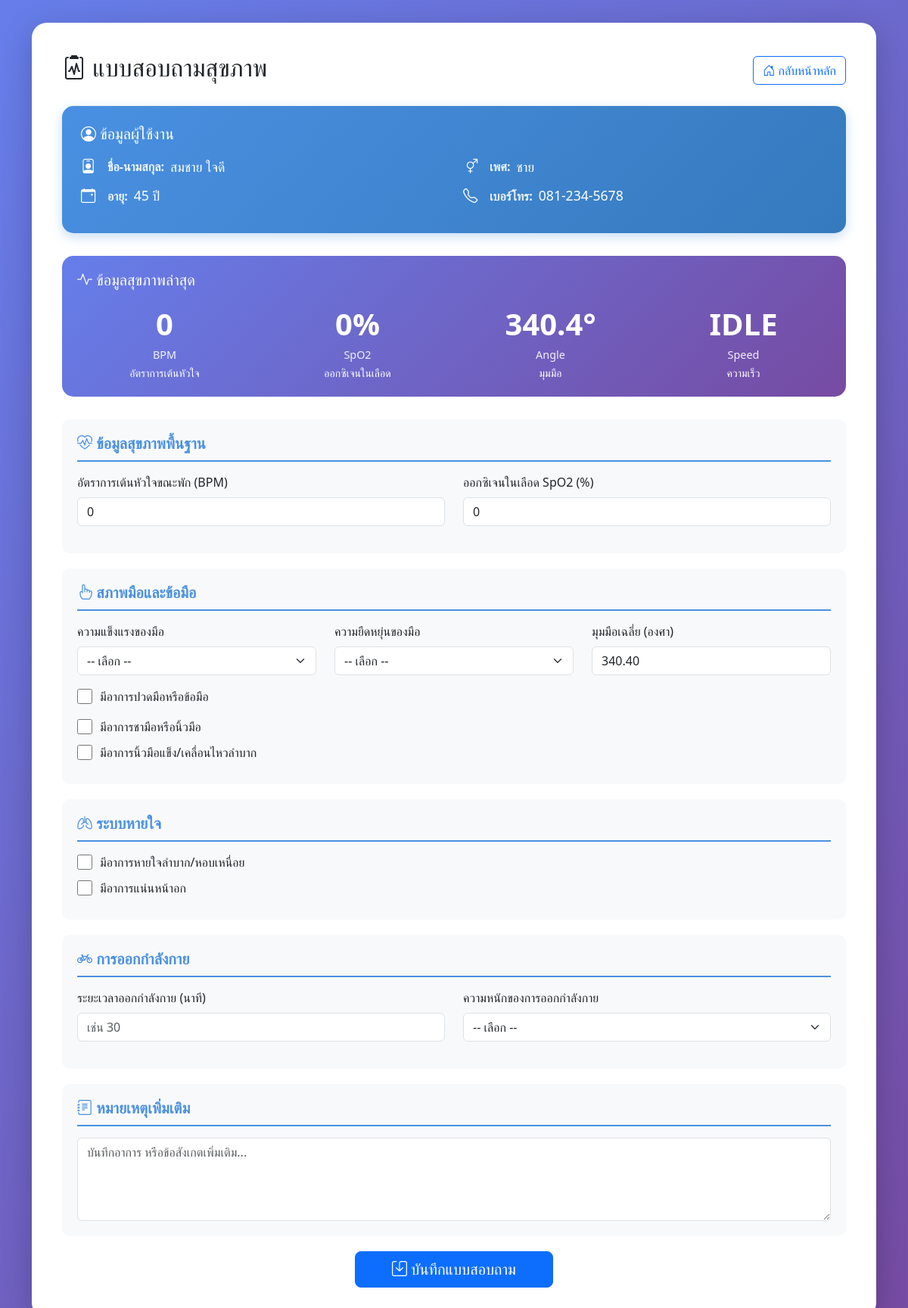
The page /health_survey.php (signed in) on the database its author committed.
### tables this page shows
CREATE TABLE `tb_user` (
  `user_id` int(11) NOT NULL,
  `result_health_survey` varchar(20) NOT NULL COMMENT '''ผลการประเมิน: LOW, MEDIUM, HIGH''',
  `exercise_intensity` varchar(20) NOT NULL COMMENT '''ระดับความแรง: LIGHT, MEDIUM, HIGH''',
  `rounds_per_minute` int(11) NOT NULL COMMENT '''จำนวนรอบต่อนาที''',
  `user_email` varchar(255) NOT NULL,
  `user_password` varchar(255) NOT NULL,
  `user_fname` varchar(100) NOT NULL,
  `user_lname` varchar(100) NOT NULL,
  `user_phon` varchar(20) DEFAULT NULL,
  `user_age` int(11) DEFAULT NULL,
  `user_sex` enum('Male','Female','Other') DEFAULT 'Male',
  `user_role` enum('patient','doctor','admin') DEFAULT 'patient',
  `created_at` timestamp NOT NULL DEFAULT current_timestamp(),
  `updated_at` timestamp NOT NULL DEFAULT current_timestamp() ON UPDATE current_timestamp()
);

CREATE TABLE `sensor_data` (
  `insert_id` int(11) NOT NULL,
  `user_id` int(11) NOT NULL COMMENT '`id`',
  `speed_type` varchar(10) NOT NULL COMMENT 'SLOW, MEDIUM, FAST',
  `acceleration` float NOT NULL COMMENT 'ค่าความเร่ง (m/s²)',
  `gyroscope` float NOT NULL COMMENT 'ค่าไจโรสโคป (rad/s)',
  `angle_z` float NOT NULL COMMENT 'มุม Z-axis (องศา)',
  `slow_count` int(11) DEFAULT 0 COMMENT 'จำนวนครั้งที่ตบแบบ SLOW',
  `medium_count` int(11) DEFAULT 0 COMMENT 'จำนวนครั้งที่ตบแบบ MEDIUM',
  `fast_count` int(11) DEFAULT 0 COMMENT 'จำนวนครั้งที่ตบแบบ FAST',
  `heart_rate` int(11) NOT NULL,
  `spo2` int(11) NOT NULL,
  `ir_value` int(11) NOT NULL,
  `sensor_datetime` timestamp NOT NULL DEFAULT current_timestamp() ON UPDATE current_timestamp(),
  `created_at` timestamp NOT NULL DEFAULT current_timestamp()
);

### health_survey.php (the view, shortened to what this page needs)
<?php
include 'db_connect.php';
$user_id = $_SESSION['user_id'];
$sql_user = "SELECT user_id, user_email, user_fname, user_lname, user_phon, user_age, user_sex, user_role FROM tb_user WHERE user_id = ?";
$stmt_user = $conn->prepare($sql_user);
$stmt_user->bind_param("i", $user_id);
$stmt_user->execute();
$result_user = $stmt_user->get_result();
$user_data = $result_user->fetch_assoc();
$latest_sensor = null;
$sql_latest = "SELECT * FROM sensor_data WHERE user_id = ? ORDER BY created_at DESC LIMIT 1";
$stmt_latest = $conn->prepare($sql_latest);
if ($stmt_latest) {
    if (strpos($sql_latest, '?') !== false) {
        $stmt_latest->bind_param("i", $user_id);
    }
    $stmt_latest->execute();
    $result_latest = $stmt_latest->get_result();
    $latest_sensor = $result_latest->fetch_assoc();
}
?>
<!DOCTYPE html>
<html lang="th">
<head>
    <link href="https://cdn.jsdelivr.net/npm/bootstrap@5.3.0/dist/css/bootstrap.min.css" rel="stylesheet">
    <link rel="stylesheet" href="https://cdn.jsdelivr.net/npm/bootstrap-icons@1.11.0/font/bootstrap-icons.css">
</head>
<body>
    <div class="container">
        <div class="survey-container">
            <div class="d-flex justify-content-between align-items-center mb-4">
                <h2><i class="bi bi-clipboard2-pulse"></i> แบบสอบถามสุขภาพ</h2>
                <a href="index.php" class="btn btn-outline-primary">
                    <i class="bi bi-house-door"></i> กลับหน้าหลัก
                </a>
            </div>
            <div class="user-info-card">
                <h5 class="mb-3"><i class="bi bi-person-circle"></i> ข้อมูลผู้ใช้งาน</h5>
                <?php if ($user_data): ?>
                <div class="row">
                    <div class="col-md-6">
                        <div class="user-info-item">
                            <i class="bi bi-person-badge"></i>
                            <span class="user-info-label">ชื่อ-นามสกุล:</span>
                            <span class="user-info-value">
                                <?= !empty($user_data['user_fname']) ? htmlspecialchars($user_data['user_fname']) : '-' ?>
                                <?= !empty($user_data['user_lname']) ? htmlspecialchars($user_data['user_lname']) : '' ?>
                            </span>
                        </div>
                        <div class="user-info-item">
                            <i class="bi bi-calendar-event"></i>
                            <span class="user-info-label">อายุ:</span>
                            <span class="user-info-value">
                                <?= !empty($user_data['user_age']) ? htmlspecialchars($user_data['user_age']) : '-' ?> ปี
                            </span>
                        </div>
                    </div>
                    <div class="col-md-6">
                        <div class="user-info-item">
                            <i class="bi bi-gender-ambiguous"></i>
                            <span class="user-info-label">เพศ:</span>
                            <span class="user-info-value">
                                <?php
                                    $gender = $user_data['user_sex'] ?? '';
                                    if ($gender == 'Male' || $gender == 'MALE' || $gender == 'male') {
                                        echo 'ชาย';
                                    } elseif ($gender == 'Female' || $gender == 'FEMALE' || $gender == 'female') {
                                        echo 'หญิง';
                                    } elseif ($gender == 'Other' || $gender == 'OTHER' || $gender == 'other') {
                                        echo 'อื่นๆ';
                                    } else {
                                        echo 'ไม่ระบุ';
                                    }
                                ?>
                            </span>
                        </div>
                        <div class="user-info-item">
                            <i class="bi bi-telephone"></i>
                            <span class="user-info-label">เบอร์โทร:</span>
                            <span class="user-info-value">
                                <?= !empty($user_data['user_phon']) ? htmlspecialchars($user_data['user_phon']) : '-' ?>
                            </span>
                        </div>
                    </div>
                </div>
                <?php else: ?>
                    <div class="alert alert-warning">
                        <i class="bi bi-exclamation-triangle"></i> ไม่พบข้อมูลผู้ใช้
                    </div>
                <?php endif; ?>
            </div>
            <?php if ($latest_sensor): ?>
            <div class="sensor-card">
                <h5 class="mb-3"><i class="bi bi-activity"></i> ข้อมูลสุขภาพล่าสุด</h5>
                <div class="row text-center">
                    <div class="col-md-3">
                        <div class="sensor-value"><?= $latest_sensor['heart_rate'] ?? '-' ?></div>
                        <div class="sensor-label">BPM</div>
                        <small>อัตราการเต้นหัวใจ</small>
                    </div>
                    <div class="col-md-3">
                        <div class="sensor-value"><?= $latest_sensor['spo2'] ?? '-' ?>%</div>
                        <div class="sensor-label">SpO2</div>
                        <small>ออกซิเจนในเลือด</small>
                    </div>
                    <div class="col-md-3">
                        <div class="sensor-value"><?= number_format($latest_sensor['angle_z'] ?? 0, 1) ?>°</div>
                        <div class="sensor-label">Angle</div>
                        <small>มุมมือ</small>
                    </div>
                    <div class="col-md-3">
                        <div class="sensor-value"><?= $latest_sensor['speed_type'] ?? '-' ?></div>
                        <div class="sensor-label">Speed</div>
                        <small>ความเร็ว</small>
                    </div>
                </div>
            </div>
            <?php else: ?>
            <div class="alert alert-info">
                <i class="bi bi-info-circle"></i> ยังไม่มีข้อมูลเซนเซอร์ กรุณาเริ่มใช้งานระบบ
            </div>
            <?php endif; ?>
            <form method="POST" action="">
                <div class="form-section">
                    <h5 class="section-title"><i class="bi bi-heart-pulse"></i> ข้อมูลสุขภาพพื้นฐาน</h5>
                    <div class="row">
                        <div class="col-md-6 mb-3">
                            <label class="form-label">อัตราการเต้นหัวใจขณะพัก (BPM)</label>
                            <input type="number" class="form-control" name="resting_heart_rate"
                                   value="<?= $latest_sensor['heart_rate'] ?? '' ?>" min="40" max="200">
                        </div>
                        <div class="col-md-6 mb-3">
                            <label class="form-label">ออกซิเจนในเลือด SpO2 (%)</label>
                            <input type="number" class="form-control" name="avg_spo2"
                                   value="<?= $latest_sensor['spo2'] ?? '' ?>" min="80" max="100">
                        </div>
                    </div>
                </div>
                <div class="form-section">
                    <h5 class="section-title"><i class="bi bi-hand-index"></i> สภาพมือและข้อมือ</h5>
                    <div class="row">
                        <div class="col-md-4 mb-3">
                            <label class="form-label">ความแข็งแรงของมือ</label>
                            <select class="form-select" name="hand_strength">
                                <option value="">-- เลือก --</option>
                            </select>
                        </div>
                        <div class="col-md-4 mb-3">
                            <label class="form-label">ความยืดหยุ่นของมือ</label>
                            <select class="form-select" name="hand_flexibility">
                                <option value="">-- เลือก --</option>
                            </select>
                        </div>
                        <div class="col-md-4 mb-3">
                            <label class="form-label">มุมมือเฉลี่ย (องศา)</label>
                            <input type="number" class="form-control" name="avg_hand_angle"
                                   value="<?= isset($latest_sensor['angle_z']) ? number_format($latest_sensor['angle_z'], 2) : '' ?>"
                                   step="0.01" min="0" max="360">
                        </div>
                    </div>
                    <div class="mb-3">
                        <div class="checkbox-custom">
                            <input type="checkbox" id="hand_pain" name="hand_pain" onchange="togglePainLevel()">
                            <label for="hand_pain">มีอาการปวดมือหรือข้อมือ</label>
                        </div>
                    </div>
                    <div class="checkbox-custom">
                        <input type="checkbox" id="hand_numbness" name="hand_numbness">
                        <label for="hand_numbness">มีอาการชามือหรือนิ้วมือ</label>
                    </div>
                    <div class="checkbox-custom">
                        <input type="checkbox" id="finger_stiffness" name="finger_stiffness">
                        <label for="finger_stiffness">มีอาการนิ้วมือแข็ง/เคลื่อนไหวลำบาก</label>
                    </div>
                </div>
                <div class="form-section">
                    <h5 class="section-title"><i class="bi bi-lungs"></i> ระบบหายใจ</h5>
                    <div class="checkbox-custom">
                        <input type="checkbox" id="breathing_difficulty" name="breathing_difficulty">
                        <label for="breathing_difficulty">มีอาการหายใจลำบาก/หอบเหนื่อย</label>
                    </div>
                    <div class="checkbox-custom">
                        <input type="checkbox" id="chest_tightness" name="chest_tightness">
                        <label for="chest_tightness">มีอาการแน่นหน้าอก</label>
                    </div>
                </div>
                <div class="form-section">
                    <h5 class="section-title"><i class="bi bi-bicycle"></i> การออกกำลังกาย</h5>
                    <div class="row">
                        <div class="col-md-6 mb-3">
                            <label class="form-label">ระยะเวลาออกกำลังกาย (นาที)</label>
                            <input type="number" class="form-control" name="exercise_duration"
                                   min="0" max="300" placeholder="เช่น 30">
                        </div>
                        <div class="col-md-6 mb-3">
                            <label class="form-label">ความหนักของการออกกำลังกาย</label>
                            <select class="form-select" name="exercise_intensity">
                                <option value="">-- เลือก --</option>
                            </select>
                        </div>
                    </div>
                </div>
                <div class="form-section">
                    <h5 class="section-title"><i class="bi bi-journal-text"></i> หมายเหตุเพิ่มเติม</h5>
                    <textarea class="form-control" name="notes" rows="4"
                              placeholder="บันทึกอาการ หรือข้อสังเกตเพิ่มเติม..."></textarea>
                </div>
                <div class="text-center">
                    <button type="submit" class="btn btn-primary btn-lg px-5">
                        <i class="bi bi-save"></i> บันทึกแบบสอบถาม
                    </button>
                </div>
            </form>
        </div>
    </div>
</body>
</html>

### health_survey.php (style rules this page uses)
:root { --primary-color: #4a90e2; --success-color: #28a745; --warning-color: #ffc107; --danger-color: #dc3545; }
body { background: linear-gradient(135deg, #667eea 0%, #764ba2 100%); min-height: 100vh; font-family: 'Segoe UI', Tahoma, Geneva, Verdana, sans-serif; }
.survey-container { background: white; border-radius: 20px; box-shadow: 0 10px 40px rgba(0,0,0,0.2); padding: 40px; margin: 30px auto; max-width: 1200px; }
.user-info-card { background: linear-gradient(135deg, #4a90e2 0%, #357abd 100%); color: white; border-radius: 15px; padding: 25px; margin-bottom: 30px; box-shadow: 0 5px 15px rgba(74, 144, 226, 0.3); }
.user-info-item { display: flex; align-items: center; margin-bottom: 10px; }
.user-info-item i { font-size: 1.2rem; margin-right: 10px; width: 25px; }
.user-info-label { font-weight: 600; margin-right: 8px; opacity: 0.9; }
.user-info-value { font-size: 1.1rem; }
.sensor-card { background: linear-gradient(135deg, #667eea 0%, #764ba2 100%); color: white; border-radius: 15px; padding: 20px; margin-bottom: 30px; }
.sensor-value { font-size: 2.5rem; font-weight: bold; }
.sensor-label { font-size: 0.9rem; opacity: 0.9; }
.form-section { background: #f8f9fa; border-radius: 10px; padding: 20px; margin-bottom: 20px; }
.section-title { color: var(--primary-color); font-weight: 600; margin-bottom: 15px; padding-bottom: 10px; border-bottom: 2px solid var(--primary-color); }
.checkbox-custom { display: flex; align-items: center; margin-bottom: 10px; }
.checkbox-custom input[type="checkbox"] { width: 20px; height: 20px; margin-right: 10px; }

### rows shown on the page
tb_user: user_fname "สมชาย", user_lname "ใจดี", user_age "45", user_phon "081-234-5678"
sensor_data: heart_rate "0", spo2 "0", angle_z "340.4", speed_type "IDLE", resting_heart_rate "0", avg_spo2 "0", avg_hand_angle "340.40"
